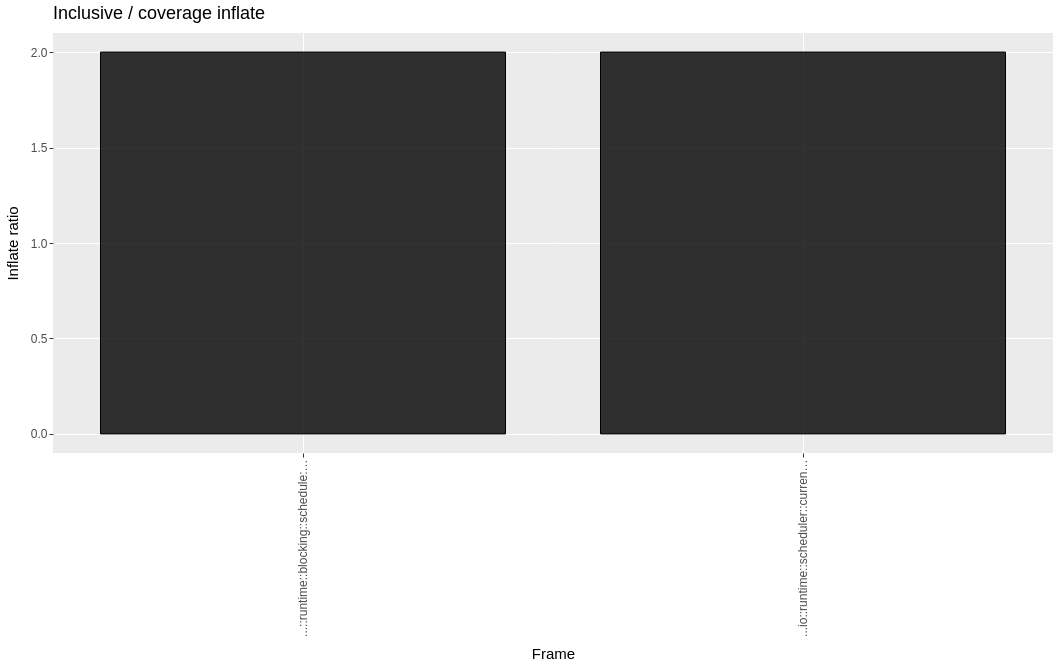

The cell this chart's notebook holds for it:
### Markdown cell above
**Inflate chart (next).** `flamegraph_inclusive` unnests, so a recursive/closure name on the same stack is counted once **per occurrence**. `inflate = inclusive / coverage`. On this capture the only material inflate (≥1.05 at ≥1% coverage) is Lance’s inverted-index builder at **2.0** (7.1% coverage looks like 14% inclusive). Rank by coverage, not inclusive.

### Code cell
SELECT frame, coverage, inclusive, inflate, coverage_pct, inclusive_pct
FROM read_parquet('../../../build/perf-demo/inflate.parquet')
ORDER BY inflate DESC, coverage DESC;

### Figure 1 — Vega-Lite specification as saved in the notebook (floating-point values rounded to 4 significant figures)
{"$schema": "https://vega.github.io/schema/vega-lite/v6.json", "config": {"axis": {"domain": false, "grid": true, "gridColor": "#FFFFFF", "gridWidth": 1, "labelColor": "#4D4D4D", "labelFontSize": 12, "tickColor": "#333333", "tickSize": 4, "titleColor": "#000000", "titleFontSize": 15, "titleFontWeight": "normal", "titlePadding": 10}, "header": {"labelColor": "#000000", "labelFontSize": 15, "labelFontWeight": "normal", "labelPadding": 5, "title": null}, "legend": {"labelColor": "#4D4D4D", "labelFontSize": 12, "rowPadding": 6, "titleColor": "#000000", "titleFontSize": 15, "titleFontWeight": "normal", "titlePadding": 8}, "title": {"anchor": "start", "color": "#000000", "fontSize": 18, "fontWeight": "normal", "frame": "group", "offset": 10, "subtitleColor": "#4D4D4D", "subtitleFontSize": 15, "subtitleFontWeight": "normal"}, "view": {"continuousHeight": 300, "continuousWidth": 300, "fill": "#EBEBEB", "stroke": null}}, "data": {"name": "data-92d62fdb386efa47c33b5f0580c391da"}, "datasets": {"data-92d62fdb386efa47c33b5f0580c391da": [{"__ggsql_aes_pos1__": "...::runtime::blocking::schedule::BlockingSchedule>>::poll", "__ggsql_aes_pos2__": 2.0, "__ggsql_aes_pos2end__": 0.0, "__ggsql_row_index__": 0, "__ggsql_source__": "__ggsql_layer_0__"}, {"__ggsql_aes_pos1__": "...io::runtime::scheduler::current_thread::Handle>>>::poll", "__ggsql_aes_pos2__": 2.0, "__ggsql_aes_pos2end__": 0.0, "__ggsql_row_index__": 1, "__ggsql_source__": "__ggsql_layer_0__"}]}, "height": 420, "layer": [{"encoding": {"fill": {"value": "black"}, "fillOpacity": {"value": 0.8}, "stroke": {"value": "black"}, "x": {"axis": {"labelExpr": "datum.label == '...io::runtime::scheduler::current_thread::Handle>>>::poll' ? '...io::runtime::scheduler::current_thread::Handle>>>::poll' : datum.label == '...::runtime::blocking::schedule::BlockingSchedule>>::poll' ? '...::runtime::blocking::schedule::BlockingSchedule>>::poll' : datum.label"}, "field": "__ggsql_aes_pos1__", "scale": {"domain": ["...::runtime::blocking::schedule::BlockingSchedule>>::poll", "...io::runtime::scheduler::current_thread::Handle>>>::poll"], "zero": false}, "title": "Frame", "type": "nominal"}, "y": {"axis": {"labelExpr": "datum.label == '0' ? '0' : datum.label == '1.5' ? '1.5' : datum.label == '0.5' ? '0.5' : datum.label == '1' ? '1' : datum.label == '2' ? '2' : datum.label", "values": [0.0, 0.5, 1.0, 1.5, 2.0]}, "field": "__ggsql_aes_pos2__", "scale": {"domain": [-0.1, 2.1], "zero": false}, "stack": null, "title": "Inflate ratio", "type": "quantitative"}, "y2": {"field": "__ggsql_aes_pos2end__"}}, "mark": {"align": "center", "clip": true, "type": "bar", "width": {"expr": "bandwidth('x') * 0.9"}}, "transform": [{"filter": {"equal": "__ggsql_layer_0__", "field": "__ggsql_source__"}}]}], "title": "Inclusive / coverage inflate", "width": 1000, "autosize": {"type": "pad", "contains": "padding"}}
